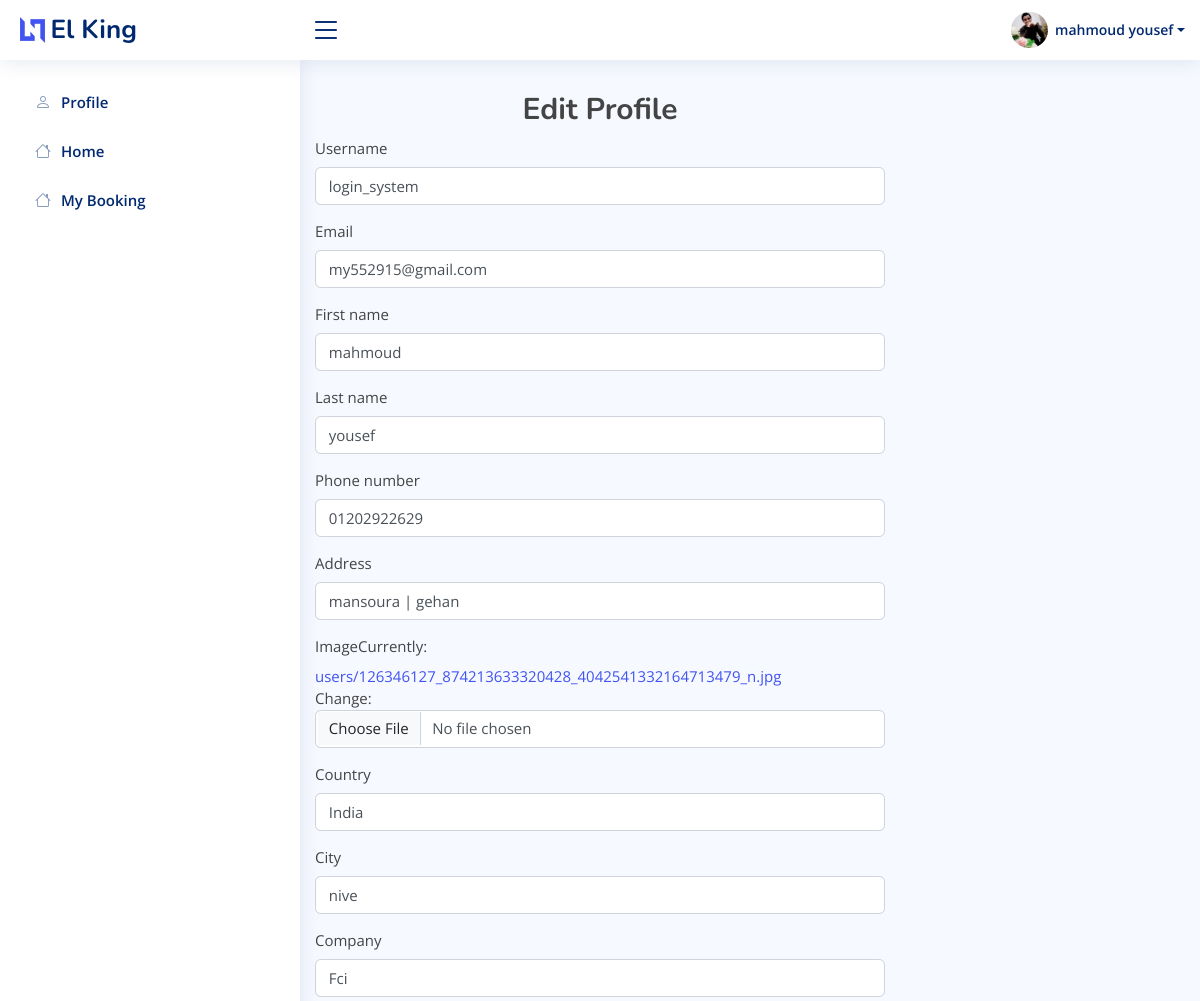
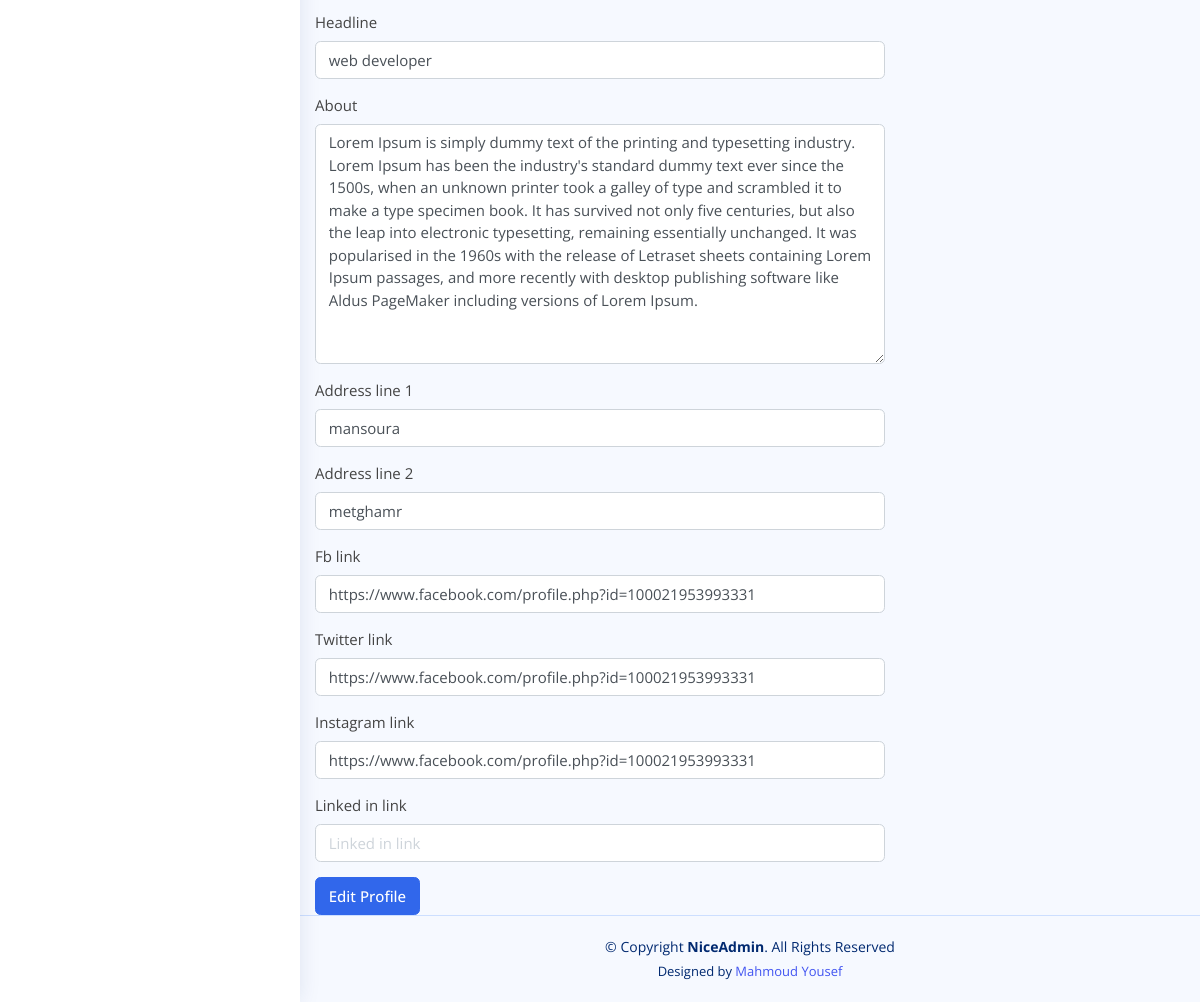
Page /accounts/profile/edit/ (signed in) on the committed database (2 pictures, top to bottom).
### accounts/models.py (models this page shows, shortened)
class Profile(models.Model):
    user = models.OneToOneField(Account,on_delete=models.CASCADE)
    phone_number = models.CharField(max_length=20)
    address = models.CharField(max_length=50)
    image = models.ImageField(upload_to='users/')
    about = models.TextField(max_length=4000 , blank=True , null=True)
    country = models.CharField(max_length=50 ,blank=True, null=True)
    company = models.CharField(max_length=100 ,blank=True, null=True)
    address_line_1 = models.CharField( max_length=50 , blank=True)
    address_line_2 = models.CharField( max_length=50 , blank=True)
    fb_link = models.URLField( max_length=200 , blank=True , null=True)
    twitter_link = models.URLField( max_length=200, blank=True , null=True)
    instagram_link = models.URLField( max_length=200, blank=True , null=True)
    linked_in_link = models.URLField( max_length=200, blank=True , null=True)
    headline = models.CharField(max_length=50 , blank=True, null=True)
    city = models.CharField(max_length=50 ,blank=True, null=True)
    def full_name(self):
        return f'{self.user.first_name} {self.user.last_name}'

class Account(AbstractBaseUser):
    first_name      = models.CharField(max_length=50)
    last_name       = models.CharField(max_length=50)
    username        = models.CharField(max_length=50, unique=True)
    email           = models.EmailField(max_length=100, unique=True)
    phone_number    = models.CharField(max_length=50)
    date_joined     = models.DateTimeField(auto_now_add=True)
    last_login      = models.DateTimeField(auto_now_add=True)
    is_admin        = models.BooleanField(default=False)
    is_staff        = models.BooleanField(default=False)
    is_active        = models.BooleanField(default=False)
    is_superadmin        = models.BooleanField(default=False)
    USERNAME_FIELD = 'email'
    REQUIRED_FIELDS = ['username', 'first_name', 'last_name']
    objects = MyAccountManager()

### accounts/views.py (the view)
# urls.py: path('profile/edit/' , views.edit_profile , name='edit_profile'),
@login_required(login_url = 'login')
def edit_profile(requset):
    profile = Profile.objects.get(user=requset.user)
    if requset.method == "POST":
        user_form = UserForm(requset.POST , instance=requset.user)
        profile_form = ProfileForm(requset.POST,requset.FILES,instance=profile)
        if user_form.is_valid() and profile_form.is_valid():
            user_form.save()
            myprofile = profile_form.save(commit=False)
            myprofile.user = requset.user
            myprofile.save()
            messages.success(requset, 'Profile updated successfully')
            return redirect('/accounts/profile')
    else:
        user_form = UserForm(instance=requset.user)
        profile_form = ProfileForm(instance=profile)
    return render(requset,'accounts/profile_edit.html',{
        'user_form':user_form,
        'profile_form':profile_form
    })

### accounts/forms.py
class UserForm(forms.ModelForm):
    class Meta:
        model = Account
        fields = ['username','email','first_name','last_name',]

class ProfileForm(forms.ModelForm):
    class Meta:
        model = Profile
        fields = ['phone_number','address','image','country','city','company','headline','about','address_line_1','address_line_2','fb_link','twitter_link','instagram_link','linked_in_link']

### accounts/profile.py (called while the page is built)
def myprofile(request):
    current_user = request.user
    profile = None
    if  current_user.is_authenticated:
        profile = Profile.objects.get(user=current_user)
    return dict(profile=profile)

### accounts/templates/accounts/profile_edit.html (shortened to what this page needs)
{% extends 'base.html' %}
{% load django_bootstrap5 %}
{% load static %}
{% block body %}<br><br>
<div class="container">
    <div class="col-md-6 mx-auto mt-5">
        <h2 style="text-align:center;">Edit Profile</h2>
        <form method="POST" enctype="multipart/form-data">
            {% bootstrap_form user_form %}
            {% bootstrap_form profile_form %}
            {% bootstrap_button button_type="submit" content="Edit Profile" %}
        </form>
    </div>
</div>
{% endblock %}

### templates/base.html (shortened to what this page needs)
{% load static %}
<!DOCTYPE HTML>
<html lang="en">
<head>
	<link href="{% static 'vendor/bootstrap/css/bootstrap.min.css'%}" rel="stylesheet">
	<link href="{% static 'vendor/bootstrap-icons/bootstrap-icons.css'%}" rel="stylesheet">
	<link href="{% static 'vendor/boxicons/css/boxicons.min.css'%}" rel="stylesheet">
	<link href="{% static 'vendor/quill/quill.snow.css'%}" rel="stylesheet">
	<link href="{% static 'vendor/quill/quill.bubble.css'%}" rel="stylesheet">
	<link href="{% static 'vendor/remixicon/remixicon.css'%}" rel="stylesheet">
	<link href="{% static 'vendor/simple-datatables/style.css'%}" rel="stylesheet">
	<link href="{% static 'style2/css/bootstrap.css'%}" rel="stylesheet" type="text/css" />
	<link href="{% static 'style2/fonts/fontawesome/css/all.min.css'%}" type="text/css" rel="stylesheet">
	<link href="{% static 'style2/css/ui.css'%}" rel="stylesheet" type="text/css" />
	<link href="{% static 'style2/css/responsive.css'%}" rel="stylesheet" media="only screen and (max-width: 1200px)" />
	<link href="{% static 'style2/css/custum.css'%}" rel="stylesheet" type="text/css" />
	<link rel="stylesheet" href="https://cdnjs.cloudflare.com/ajax/libs/font-awesome/4.7.0/css/font-awesome.min.css">
	<link href="{% static 'css/style.css'%}" rel="stylesheet">
</head>
<body>
	<header id="header" class="header fixed-top d-flex align-items-center">
		<div class="d-flex align-items-center justify-content-between">
			<a href="/" class="logo d-flex align-items-center">
				<img src="{% static 'assets/img/logo.png'%}" alt="">
				<span class="d-none d-lg-block">El King</span>
			</a>
			<i class="bi bi-list toggle-sidebar-btn"></i>
		</div>
		<nav class="header-nav ms-auto">
			<ul class="d-flex align-items-center">
				{% if user.id is None %}
				<li class="nav-item dropdown pe-3">
					<a class="nav-link nav-profile d-flex align-items-center pe-0" href="#" data-bs-toggle="dropdown">
						<i class="bi bi-person"></i>
					</a>
					<ul class="dropdown-menu dropdown-menu-end dropdown-menu-arrow profile">
						<li>
							<a class="dropdown-item d-flex align-items-center" href="{% url 'login' %}">
								<i class="bi bi-person"></i>
								<span>Login</span>
							</a>
						</li>
						<li>
							<hr class="dropdown-divider">
						</li>
						<li>
							<a class="dropdown-item d-flex align-items-center" href="{% url 'register' %}">
								<i class="bi bi-person"></i>
								<span>Register</span>
							</a>
						</li>
					</ul>
				</li>
				{% else %}
				<li class="nav-item dropdown pe-3">
					<a class="nav-link nav-profile d-flex align-items-center pe-0" href="#" data-bs-toggle="dropdown">
						{% if profile.image%}
						<img src="{{profile.image.url}}" alt="Profile" class="rounded-circle">
						{% else %}
						<img src="https://bootdey.com/img/Content/avatar/avatar7.png" alt="Admin" class="rounded-circle"
							width="150">
						{% endif %}
						<span class="d-none d-md-block dropdown-toggle ps-2"> {{profile.full_name}}</span>
					</a>
				</li>
				{% endif %}
			</ul>
		</nav>
	</header>
	<aside id="sidebar" class="sidebar">
		<ul class="sidebar-nav" id="sidebar-nav">
			<li class="nav-item">
				<a class="nav-link collapsed" href="{% url 'profile'%}">
					<i class="bi bi-person"></i>
					<span>Profile</span>
				</a>
			</li>
			<li class="nav-item">
				<a class="nav-link collapsed" href="/">
					<i class="bi bi-house"></i>
					<span>Home</span>
				</a>
			</li>
			<li class="nav-item">
				<a class="nav-link collapsed" href="{% url 'my_booking'%}">
					<i class="bi bi-house"></i>
					<span>My Booking</span>
				</a>
			</li>
		</ul>
	</aside>
	{% block body %}
	{% endblock body %}
	<footer id="footer" class="footer">
		<div class="copyright">
			&copy; Copyright <strong><span>NiceAdmin</span></strong>. All Rights Reserved
		</div>
		<div class="credits">
			Designed by <a href="https://mmyousef.pythonanywhere.com/">Mahmoud Yousef</a>
		</div>
	</footer>
</body>
</html>

### static/style2/css/ui.css (style rules this page uses)
html { font-family: "Inter", sans-serif; font-size: 15px; }
article:after, .form-group:after { display: block; clear: both; content: ""; }

### static/css/style.css (style rules this page uses)
:root { scroll-behavior: smooth; }
body { font-family: "Open Sans", sans-serif; background: #f6f9ff; color: #444444; }
a { color: #4154f1; text-decoration: none; }
h1, h2, h3, h4, h5, h6 { font-family: "Nunito", sans-serif; }
.logo { line-height: 1; }
@media (min-width: 1200px) { .logo { width: 280px; } }
.logo img { max-height: 26px; margin-right: 6px; }
.logo span { font-size: 26px; font-weight: 700; color: #012970; font-family: "Nunito", sans-serif; }
.header { transition: all 0.5s; z-index: 997; height: 60px; box-shadow: 0px 2px 20px rgba(1, 41, 112, 0.1); background-color: #fff; padding-left: 20px; }
.header .toggle-sidebar-btn { font-size: 32px; padding-left: 10px; cursor: pointer; color: #012970; }
.header-nav ul { list-style: none; }
.header-nav>ul { margin: 0; padding: 0; }
.header-nav .nav-profile { color: #012970; }
.header-nav .nav-profile img { max-height: 36px; }
.header-nav .nav-profile span { font-size: 14px; font-weight: 600; }
.sidebar { position: fixed; top: 60px; left: 0; bottom: 0; width: 300px; z-index: 996; transition: all 0.3s; padding: 20px; overflow-y: auto; scrollbar-width: thin; scrollbar-color: #aab7cf transparent; box-shadow: 0px 0px 20px rgba(1, 41, 112, 0.1); background-color: #fff; }
@media (min-width: 1200px) { #main, #footer { margin-left: 300px; } }
.sidebar-nav { padding: 0; margin: 0; list-style: none; }
.sidebar-nav li { padding: 0; margin: 0; list-style: none; }
.sidebar-nav .nav-item { margin-bottom: 5px; }
.sidebar-nav .nav-link { display: flex; align-items: center; font-size: 15px; font-weight: 600; color: #4154f1; transition: 0.3; background: #f6f9ff; padding: 10px 15px; border-radius: 4px; }
.sidebar-nav .nav-link i { font-size: 16px; margin-right: 10px; color: #4154f1; }
.sidebar-nav .nav-link.collapsed { color: #012970; background: #fff; }
.sidebar-nav .nav-link.collapsed i { color: #899bbd; }
.footer { padding: 20px 0; font-size: 14px; transition: all 0.3s; border-top: 1px solid #cddfff; }
.footer .copyright { text-align: center; color: #012970; }
.footer .credits { padding-top: 5px; text-align: center; font-size: 13px; color: #012970; }

### rows in the picture
Profile: image (picture), full_name "mahmoud yousef", phone_number "01202922629", address "mansoura | gehan", country "India", city "nive", company "Fci", headline "web developer", about "Lorem Ipsum is simply dummy text of the printing and typesetting industry. Lorem Ipsum has been the industry's standard dummy text ever since the 1500s, when an unknown printer took a galley of type and scrambled it to make a type specimen book. It has survived not only five centuries, but also the leap into electronic typesetting, remaining essentially unchanged. It was popularised in the 1960s with the release of Letraset sheets containing Lorem Ipsum passages, and more recently with desktop publishing software like Aldus PageMaker including versions of Lorem Ipsum.", address_line_1 "mansoura", address_line_2 "metghamr", fb_link "https://www.facebook.com/profile.php?id=100021953993331", twitter_link "https://www.facebook.com/profile.php?id=100021953993331", instagram_link "https://www.facebook.com/profile.php?id=100021953993331"
Account: username "login_system", email "my552915@gmail.com", first_name "mahmoud", last_name "yousef"
